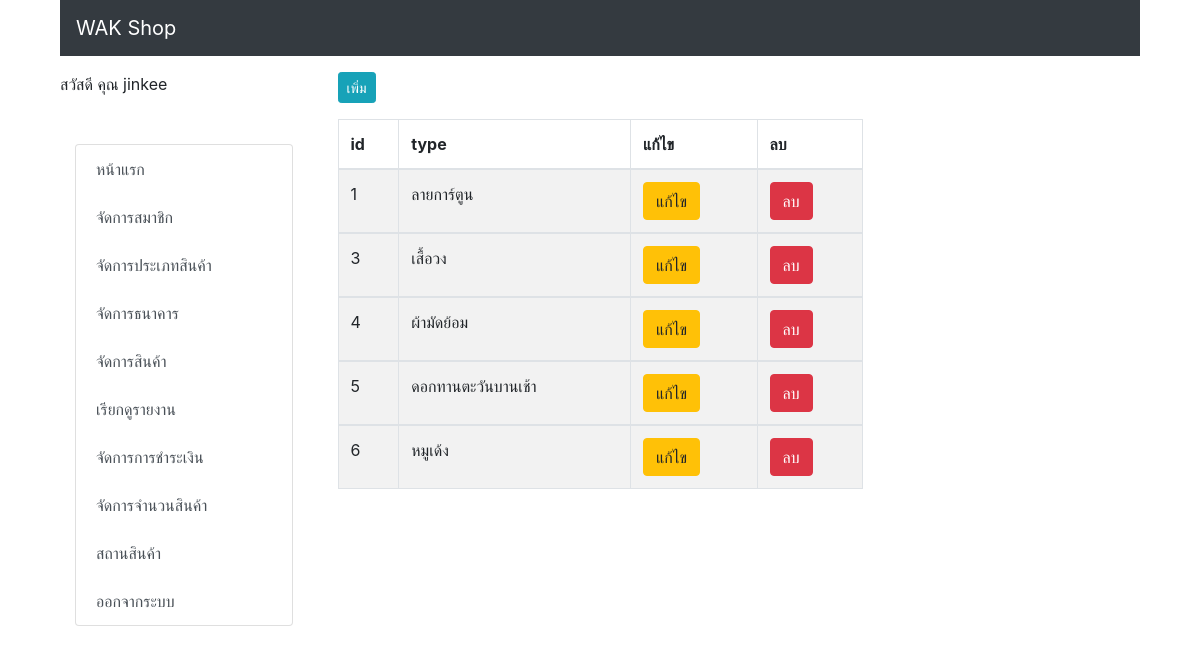
The page /backend/type.php (signed in) on the database its author committed.
### tables this page shows
CREATE TABLE `tbl_type` (
  `type_id` int(11) NOT NULL,
  `type_name` varchar(50) NOT NULL
);

### backend/type_list.php (the view, shortened to what this page needs)
<?php
      include('h.php');
                include('con_db.php');
                $query = "SELECT * FROM tbl_type ORDER BY type_id ASC" or die("Error:" . mysqli_error($conn));
                $result = mysqli_query($conn, $query);
                echo ' <table id="typetable" class="table table-bordered table-striped">';
                    echo "
                      <thead>
                      <th>id</th>
                      <th>type</th>
                      <th>แก้ไข</th>
                      <th>ลบ</th>
                    </thead>";
                  while($row = mysqli_fetch_array($result)) {
                  echo "<tbody>";
                    echo "<td>" .$row["type_id"] .  "</td> ";
                    echo "<td>" .$row["type_name"] .  "</td> ";
                    echo "<td><a href='type.php?act=edit&ID=$row[0]' class='btn btn-warning btn-xs'>แก้ไข</a></td> ";
                    echo "<td><a href='type_form_delete_db.php?ID=$row[0]' onclick=\"return confirm('Do you want to delete this record? !!!')\" class='btn btn-danger btn-xs'>ลบ</a></td> ";
                  }
                echo "</table>";
                ?>

### backend/navbar.php (style rules this page uses)
html, body { height:100%px; margin: 3; padding: 0; }

### rows shown on the page
tbl_type: type_id "1", type_name "ลายการ์ตูน"
tbl_type: type_id "3", type_name "เสื้อวง"
tbl_type: type_id "4", type_name "ผ้ามัดย้อม"
tbl_type: type_id "5", type_name "ดอกทานตะวันบานเช้า"
tbl_type: type_id "6", type_name "หมูเด้ง"

### other values the page prints
$a_name "jinkee"
